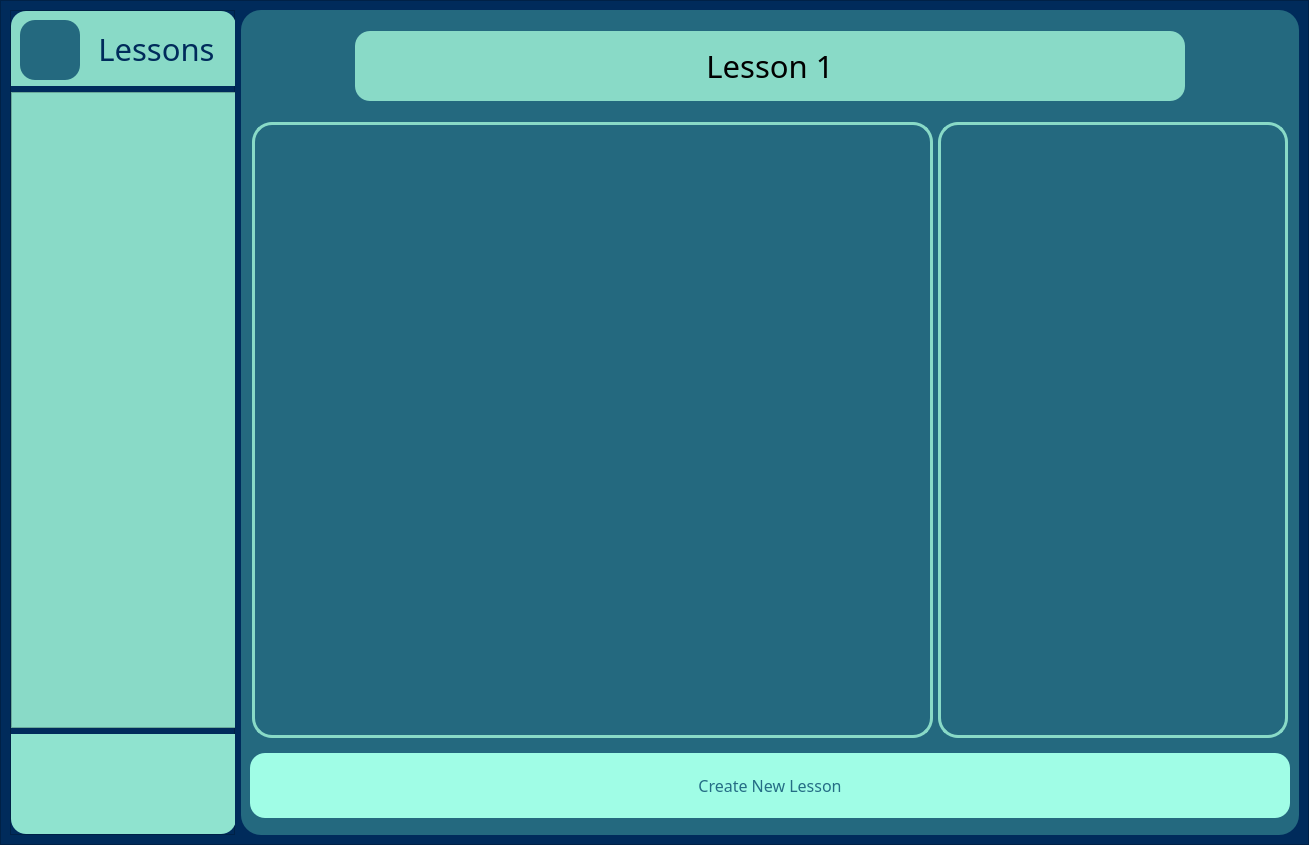
<?xml version="1.0" encoding="UTF-8"?>
<ui version="4.0">
 <class>MainWindow</class>
 <widget class="QMainWindow" name="MainWindow">
  <property name="geometry">
   <rect>
    <x>0</x>
    <y>0</y>
    <width>1309</width>
    <height>845</height>
   </rect>
  </property>
  <property name="windowTitle">
   <string>MainWindow</string>
  </property>
  <widget class="QWidget" name="centralwidget">
   <property name="minimumSize">
    <size>
     <width>1305</width>
     <height>0</height>
    </size>
   </property>
   <layout class="QHBoxLayout" name="horizontalLayout_7">
    <property name="leftMargin">
     <number>0</number>
    </property>
    <property name="topMargin">
     <number>0</number>
    </property>
    <property name="rightMargin">
     <number>0</number>
    </property>
    <property name="bottomMargin">
     <number>0</number>
    </property>
    <item>
     <widget class="QFrame" name="main_frame">
      <property name="styleSheet">
       <string notr="true">background-color: rgb(0, 43, 91);</string>
      </property>
      <property name="frameShape">
       <enum>QFrame::StyledPanel</enum>
      </property>
      <property name="frameShadow">
       <enum>QFrame::Raised</enum>
      </property>
      <layout class="QHBoxLayout" name="horizontalLayout_2">
       <item>
        <widget class="QFrame" name="left_menu_frame">
         <property name="minimumSize">
          <size>
           <width>225</width>
           <height>780</height>
          </size>
         </property>
         <property name="maximumSize">
          <size>
           <width>225</width>
           <height>16777215</height>
          </size>
         </property>
         <property name="styleSheet">
          <string notr="true"/>
         </property>
         <property name="frameShape">
          <enum>QFrame::StyledPanel</enum>
         </property>
         <property name="frameShadow">
          <enum>QFrame::Raised</enum>
         </property>
         <layout class="QVBoxLayout" name="verticalLayout">
          <property name="leftMargin">
           <number>0</number>
          </property>
          <property name="topMargin">
           <number>0</number>
          </property>
          <property name="rightMargin">
           <number>0</number>
          </property>
          <property name="bottomMargin">
           <number>0</number>
          </property>
          <item>
           <widget class="QFrame" name="left_top_frame">
            <property name="sizePolicy">
             <sizepolicy hsizetype="Preferred" vsizetype="Preferred">
              <horstretch>0</horstretch>
              <verstretch>0</verstretch>
             </sizepolicy>
            </property>
            <property name="minimumSize">
             <size>
              <width>225</width>
              <height>75</height>
             </size>
            </property>
            <property name="maximumSize">
             <size>
              <width>275</width>
              <height>75</height>
             </size>
            </property>
            <property name="styleSheet">
             <string notr="true">background-color: rgb(137, 218, 199);
border-top-left-radius: 15px;
border-top-right-radius: 15px;</string>
            </property>
            <property name="frameShape">
             <enum>QFrame::StyledPanel</enum>
            </property>
            <property name="frameShadow">
             <enum>QFrame::Raised</enum>
            </property>
            <layout class="QHBoxLayout" name="horizontalLayout">
             <item>
              <widget class="QPushButton" name="btn_back_to_home">
               <property name="sizePolicy">
                <sizepolicy hsizetype="Preferred" vsizetype="Preferred">
                 <horstretch>0</horstretch>
                 <verstretch>0</verstretch>
                </sizepolicy>
               </property>
               <property name="minimumSize">
                <size>
                 <width>60</width>
                 <height>60</height>
                </size>
               </property>
               <property name="maximumSize">
                <size>
                 <width>60</width>
                 <height>60</height>
                </size>
               </property>
               <property name="baseSize">
                <size>
                 <width>0</width>
                 <height>4</height>
                </size>
               </property>
               <property name="font">
                <font>
                 <pointsize>11</pointsize>
                </font>
               </property>
               <property name="cursor">
                <cursorShape>PointingHandCursor</cursorShape>
               </property>
               <property name="mouseTracking">
                <bool>true</bool>
               </property>
               <property name="styleSheet">
                <string notr="true">QPushButton {
	background-color: rgb(36, 105, 127) ;
	border-radius: 15px;
}

QPushButton:hover:!pressed
{
	background-color: rgb(49, 146, 175);
	border-radius: 15px;
}</string>
               </property>
               <property name="text">
                <string/>
               </property>
               <property name="icon">
                <iconset>
                 <normaloff>../Images/back_icon.png</normaloff>../Images/back_icon.png</iconset>
               </property>
               <property name="iconSize">
                <size>
                 <width>200</width>
                 <height>200</height>
                </size>
               </property>
               <property name="autoDefault">
                <bool>false</bool>
               </property>
               <property name="default">
                <bool>false</bool>
               </property>
               <property name="flat">
                <bool>false</bool>
               </property>
              </widget>
             </item>
             <item>
              <widget class="QLabel" name="lbl_left_heading">
               <property name="font">
                <font>
                 <family>Hind Siliguri Medium</family>
                 <pointsize>23</pointsize>
                 <weight>50</weight>
                 <bold>false</bold>
                </font>
               </property>
               <property name="styleSheet">
                <string notr="true">color: rgb(0, 43, 91);</string>
               </property>
               <property name="text">
                <string>Lessons</string>
               </property>
               <property name="alignment">
                <set>Qt::AlignCenter</set>
               </property>
              </widget>
             </item>
            </layout>
           </widget>
          </item>
          <item>
           <widget class="QFrame" name="left_center_frame">
            <property name="minimumSize">
             <size>
              <width>225</width>
              <height>530</height>
             </size>
            </property>
            <property name="maximumSize">
             <size>
              <width>275</width>
              <height>16777215</height>
             </size>
            </property>
            <property name="styleSheet">
             <string notr="true">background-color: rgb(137, 218, 199);</string>
            </property>
            <property name="frameShape">
             <enum>QFrame::StyledPanel</enum>
            </property>
            <property name="frameShadow">
             <enum>QFrame::Raised</enum>
            </property>
           </widget>
          </item>
          <item>
           <widget class="QFrame" name="left_bottom_frame">
            <property name="minimumSize">
             <size>
              <width>225</width>
              <height>100</height>
             </size>
            </property>
            <property name="maximumSize">
             <size>
              <width>275</width>
              <height>100</height>
             </size>
            </property>
            <property name="styleSheet">
             <string notr="true">background-color: rgb(143, 227, 207);
border-bottom-left-radius: 15px;
border-bottom-right-radius: 15px;</string>
            </property>
            <property name="frameShape">
             <enum>QFrame::StyledPanel</enum>
            </property>
            <property name="frameShadow">
             <enum>QFrame::Raised</enum>
            </property>
            <layout class="QHBoxLayout" name="horizontalLayout_3">
             <item>
              <spacer name="horizontalSpacer_2">
               <property name="orientation">
                <enum>Qt::Horizontal</enum>
               </property>
               <property name="sizeHint" stdset="0">
                <size>
                 <width>53</width>
                 <height>20</height>
                </size>
               </property>
              </spacer>
             </item>
             <item>
              <widget class="QLabel" name="bottom_logo">
               <property name="minimumSize">
                <size>
                 <width>127</width>
                 <height>90</height>
                </size>
               </property>
               <property name="maximumSize">
                <size>
                 <width>140</width>
                 <height>90</height>
                </size>
               </property>
               <property name="styleSheet">
                <string notr="true"/>
               </property>
               <property name="text">
                <string/>
               </property>
               <property name="pixmap">
                <pixmap>../Images/bottom_banner.png</pixmap>
               </property>
              </widget>
             </item>
             <item>
              <spacer name="horizontalSpacer">
               <property name="orientation">
                <enum>Qt::Horizontal</enum>
               </property>
               <property name="sizeHint" stdset="0">
                <size>
                 <width>51</width>
                 <height>20</height>
                </size>
               </property>
              </spacer>
             </item>
            </layout>
           </widget>
          </item>
         </layout>
        </widget>
       </item>
       <item>
        <widget class="QFrame" name="right_menu_frame">
         <property name="minimumSize">
          <size>
           <width>950</width>
           <height>780</height>
          </size>
         </property>
         <property name="styleSheet">
          <string notr="true">background-color: rgb(36, 105, 127);
border-radius: 20px;</string>
         </property>
         <property name="frameShape">
          <enum>QFrame::StyledPanel</enum>
         </property>
         <property name="frameShadow">
          <enum>QFrame::Raised</enum>
         </property>
         <layout class="QVBoxLayout" name="verticalLayout_2">
          <item>
           <widget class="QFrame" name="right_head_frame">
            <property name="minimumSize">
             <size>
              <width>950</width>
              <height>95</height>
             </size>
            </property>
            <property name="maximumSize">
             <size>
              <width>16777215</width>
              <height>95</height>
             </size>
            </property>
            <property name="styleSheet">
             <string notr="true"/>
            </property>
            <property name="frameShape">
             <enum>QFrame::StyledPanel</enum>
            </property>
            <property name="frameShadow">
             <enum>QFrame::Raised</enum>
            </property>
            <layout class="QHBoxLayout" name="horizontalLayout_4">
             <item>
              <widget class="QPushButton" name="btn_prev_lesson">
               <property name="maximumSize">
                <size>
                 <width>90</width>
                 <height>80</height>
                </size>
               </property>
               <property name="cursor">
                <cursorShape>PointingHandCursor</cursorShape>
               </property>
               <property name="styleSheet">
                <string notr="true">QPushButton {
	background-color: #2B4865 #256D85;
	border: none;
}

QPushButton:hover:!pressed
{
	background-color: rgb(46, 137, 165);
	border-top-left-radius: 15px;
	border-bottom-left-radius: 15px;
}</string>
               </property>
               <property name="text">
                <string/>
               </property>
               <property name="icon">
                <iconset>
                 <normaloff>../Images/backward.png</normaloff>../Images/backward.png</iconset>
               </property>
               <property name="iconSize">
                <size>
                 <width>150</width>
                 <height>150</height>
                </size>
               </property>
              </widget>
             </item>
             <item>
              <widget class="QLabel" name="lbl_lesson_heading">
               <property name="minimumSize">
                <size>
                 <width>660</width>
                 <height>0</height>
                </size>
               </property>
               <property name="maximumSize">
                <size>
                 <width>16777215</width>
                 <height>70</height>
                </size>
               </property>
               <property name="font">
                <font>
                 <family>Hind Siliguri</family>
                 <pointsize>23</pointsize>
                </font>
               </property>
               <property name="styleSheet">
                <string notr="true">background-color: rgb(137, 218, 199);
border-radius: 15px;</string>
               </property>
               <property name="text">
                <string>Lesson 1</string>
               </property>
               <property name="alignment">
                <set>Qt::AlignCenter</set>
               </property>
              </widget>
             </item>
             <item>
              <widget class="QPushButton" name="btn_next_lesson">
               <property name="maximumSize">
                <size>
                 <width>90</width>
                 <height>80</height>
                </size>
               </property>
               <property name="cursor">
                <cursorShape>PointingHandCursor</cursorShape>
               </property>
               <property name="styleSheet">
                <string notr="true">QPushButton {
	background-color: #2B4865 #256D85;
	border: none;
}

QPushButton:hover:!pressed
{
	background-color:  rgb(46, 137, 165);
	border-top-right-radius: 15px;
	border-bottom-right-radius: 15px;
}</string>
               </property>
               <property name="text">
                <string/>
               </property>
               <property name="icon">
                <iconset>
                 <normaloff>../Images/forward.png</normaloff>../Images/forward.png</iconset>
               </property>
               <property name="iconSize">
                <size>
                 <width>150</width>
                 <height>150</height>
                </size>
               </property>
              </widget>
             </item>
            </layout>
           </widget>
          </item>
          <item>
           <widget class="QFrame" name="right_body_frame">
            <property name="minimumSize">
             <size>
              <width>1031</width>
              <height>610</height>
             </size>
            </property>
            <property name="styleSheet">
             <string notr="true"/>
            </property>
            <property name="frameShape">
             <enum>QFrame::StyledPanel</enum>
            </property>
            <property name="frameShadow">
             <enum>QFrame::Raised</enum>
            </property>
            <layout class="QHBoxLayout" name="horizontalLayout_5">
             <property name="spacing">
              <number>5</number>
             </property>
             <property name="leftMargin">
              <number>2</number>
             </property>
             <property name="topMargin">
              <number>2</number>
             </property>
             <property name="rightMargin">
              <number>2</number>
             </property>
             <property name="bottomMargin">
              <number>2</number>
             </property>
             <item>
              <widget class="QLabel" name="lbl_add_picture">
               <property name="styleSheet">
                <string notr="true">border: 3px solid  rgb(137, 218, 199);</string>
               </property>
               <property name="text">
                <string/>
               </property>
              </widget>
             </item>
             <item>
              <widget class="QLabel" name="lbl_photo_description">
               <property name="minimumSize">
                <size>
                 <width>300</width>
                 <height>606</height>
                </size>
               </property>
               <property name="maximumSize">
                <size>
                 <width>350</width>
                 <height>16777215</height>
                </size>
               </property>
               <property name="styleSheet">
                <string notr="true">border: 3px solid rgb(137, 218, 199)</string>
               </property>
               <property name="text">
                <string/>
               </property>
              </widget>
             </item>
            </layout>
           </widget>
          </item>
          <item>
           <widget class="QFrame" name="right_bottom_frame">
            <property name="maximumSize">
             <size>
              <width>16777215</width>
              <height>80</height>
             </size>
            </property>
            <property name="styleSheet">
             <string notr="true"/>
            </property>
            <property name="frameShape">
             <enum>QFrame::StyledPanel</enum>
            </property>
            <property name="frameShadow">
             <enum>QFrame::Raised</enum>
            </property>
            <layout class="QHBoxLayout" name="horizontalLayout_6">
             <property name="leftMargin">
              <number>0</number>
             </property>
             <property name="topMargin">
              <number>0</number>
             </property>
             <property name="rightMargin">
              <number>0</number>
             </property>
             <property name="bottomMargin">
              <number>0</number>
             </property>
             <item>
              <widget class="QPushButton" name="btn_create_new_lesson">
               <property name="minimumSize">
                <size>
                 <width>300</width>
                 <height>65</height>
                </size>
               </property>
               <property name="maximumSize">
                <size>
                 <width>16777215</width>
                 <height>65</height>
                </size>
               </property>
               <property name="font">
                <font>
                 <family>Hind Siliguri Medium</family>
                 <pointsize>12</pointsize>
                 <weight>50</weight>
                 <bold>false</bold>
                </font>
               </property>
               <property name="cursor">
                <cursorShape>PointingHandCursor</cursorShape>
               </property>
               <property name="styleSheet">
                <string notr="true">QPushButton {
background-color: rgb(160, 253, 230);
color:  #256D85 ;
border-radius: 15px;
}

QPushButton::hover {
	
	background-color: rgb(143, 227, 207);
	color: #2B4865;

}</string>
               </property>
               <property name="text">
                <string>Create New Lesson</string>
               </property>
              </widget>
             </item>
            </layout>
           </widget>
          </item>
         </layout>
        </widget>
       </item>
      </layout>
     </widget>
    </item>
   </layout>
  </widget>
 </widget>
 <resources/>
 <connections/>
</ui>
